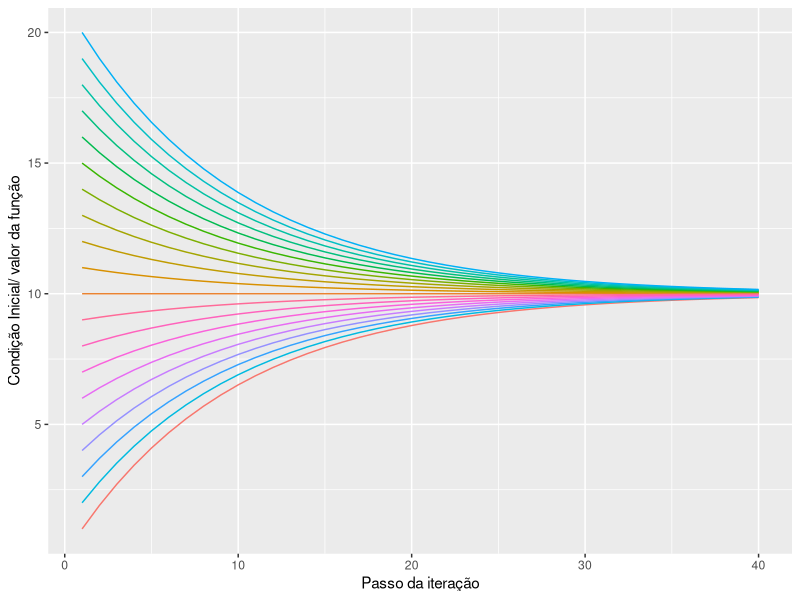

Reproduce this figure in R.
## ---- chunk 1

contracao <- function(c, A, n, soma = 0) {

  x <- rep(0, each = n)
  x[1] <- c

  purrr::accumulate(x, ~ A*.x + soma) %>%
    unlist()
  
}

contracao <- purrr::partial(contracao, n = 40, s = 1, A = .9)

library(magrittr)
library(ggplot2)

purrr::map_dfc(1:20, ~ contracao(.x)) %>% # aplicando aos números 1,2,..., 20 a função contração e juntando todas as saídas em listas por coluna em um dataframe
  dplyr::mutate(x = 1:nrow(.)) %>% # o estado do objeto é alterado com uma coluna nova contendo o número da linha
  tidyr::pivot_longer(- x, names_to = "C0") %>% # as colunas são convertidas em uma variável só, mantendo x fixo
  ggplot(aes(x = x, y = value, color = C0), size = 1.5) + # gera o gráfico
  geom_line() +
  theme(legend.position = "none") +
  labs(x = "Passo da iteração",
       y = "Condição Inicial/ valor da função")

